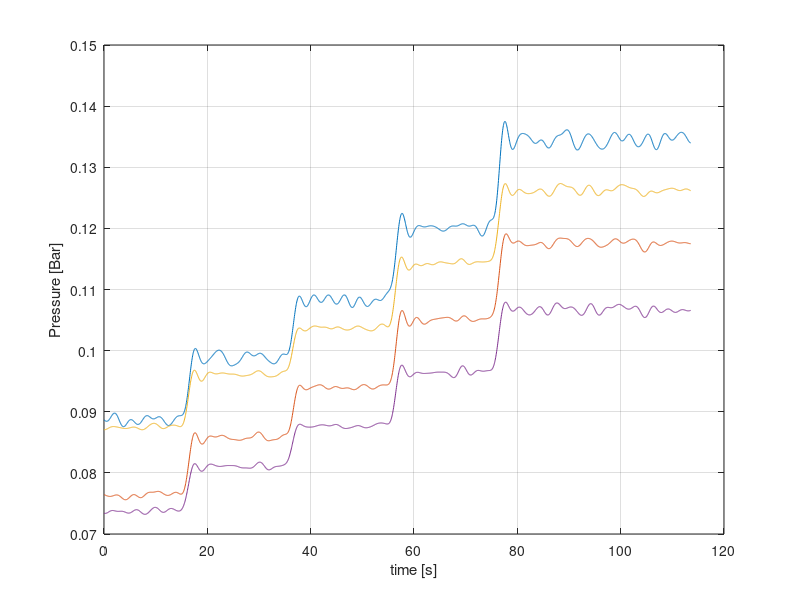

Source code (MATLAB):
clc; clear all; close all;

%%
data = load('Step_filter')

four = data.Outputs.signals.values;
four = four(341:length(four),:);

time(1) = 0;
for n = 2:length(four)
    time(n) = time(n-1) + 1/20;
end


plot(time,four)
grid on 
xlabel('time [s]')
ylabel('Pressure [Bar]')

